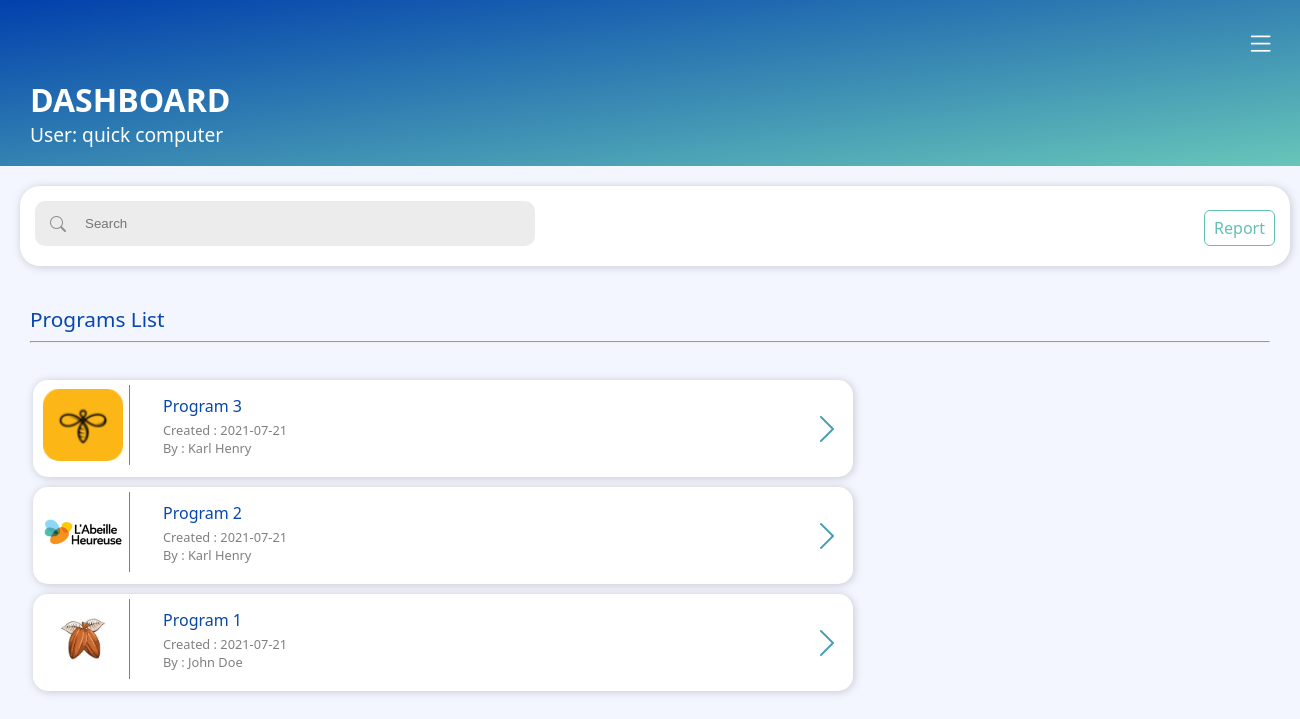
Page /View/index.php (signed in) on the committed database.
### tables this page shows
CREATE TABLE `program` (
  `id_program` int(11) NOT NULL,
  `program_name` varchar(50) NOT NULL,
  `date_creation` date NOT NULL,
  `date_expiration` date NOT NULL,
  `description` varchar(100) NOT NULL,
  `image` varchar(100) NOT NULL,
  `code_entreprise` varchar(50) NOT NULL,
  `code_user` int(11) NOT NULL
);

CREATE TABLE `users` (
  `code_user` int(11) NOT NULL,
  `nom` varchar(50) NOT NULL,
  `prenom` varchar(50) NOT NULL,
  `email` varchar(50) NOT NULL,
  `password` varchar(255) NOT NULL,
  `adresse` varchar(100) NOT NULL,
  `telephone_1` varchar(20) NOT NULL,
  `telephone_2` varchar(20) NOT NULL,
  `code_entreprise` varchar(50) NOT NULL,
  `id_role` int(11) NOT NULL,
  `id_statut` int(11) NOT NULL
);

### View/index.php (the view, shortened to what this page needs)
<?php
include_once('../Model/connection.php');
?>
<!Doctype html>
<html>
<head>
    <link rel="stylesheet" href="css/style.css">
    <link rel="stylesheet" href="css/main.css">
    <link rel="stylesheet" href="https://cdn.jsdelivr.net/npm/bootstrap-icons@1.5.0/font/bootstrap-icons.css">
</head>
<body>
    <div class="header-content">
        <div class="bullet-menu text-white">
            <a href="../Controller/logout.php" class="text-white nav-link"><i class="bi bi-list"></i></a>
        </div>
        <div class="title">
            Dashboard
        </div>
        <span class="subtitle">User:
            <?php $nom = $_SESSION["nom"];
            $prenom = $_SESSION["prenom"];
            echo $nom . ' ' . $prenom; ?>
        </span>
    </div>
    <div class="second-part-content">
        <div class="search">
            <div class="custom-container">
                <form action="" method="post" class="">
                    <i class="bi bi-search"></i>
                    <input type="text" name="searchAll" id="" placeholder="Search" class="search-main">
                </form>
            </div>
            <div class="link">
                <ul>
                    <?php
                        if(isset($_SESSION["role"]) && $_SESSION["role"] === 3)
                        {
                            echo '<li><a href="add-user.php" class="btn btn-outline-primary">New user</a></li>
                            <li><a href="create-program.php" class="btn btn-outline-secondary">New program</a></li>
                            <li><a href="report.php" class="btn btn-outline-muted">Report</a></li>';
                        }
                        elseif(isset($_SESSION["role"]) && $_SESSION["role"] === 2)
                        {
                            echo '<li><a href="add-user.php" class="btn btn-outline-primary">New user</a></li>
                            <li><a href="create-program.php" class="btn btn-outline-secondary">New program</a></li>';
                        }
                        elseif(isset($_SESSION["role"]) && $_SESSION["role"] === 1)
                        {
                            echo '<li><a href="report.php" class="col-md btn btn-outline-muted">Report</a></li>';
                        }
                    ?>
                </ul>
            </div>
        </div>
    </div>
    <div class="third-part-content">
        <div class="container mt-3">
            <span class="title-page-list">
                <a>
                   Programs List
                </a>
                <hr>
            </span>
            <div class="list-content mt-3">
                <?php
                $query = "SELECT * FROM program, users WHERE users.code_user = program.code_user ORDER BY id_program DESC";
                $result = $conn->query($query);
                if (mysqli_num_rows($result) > 0) {
                    while ($row = mysqli_fetch_assoc($result)) {
                        echo '<a href="program-details.php?program=' . $row["id_program"] . '" class="nav-link">
                            <div class="bg-white">
                                <div class="img-size">
                                    <img src="../Assets/images/' . $row["image"] . '" class="img-content" alt="">
                                </div>
                                <div class="name-and-details">
                                    <div class="name">' . $row["program_name"] . '</div>
                                    <div class="details">
                                     Created : ' . $row["date_creation"] . '<br>
                                     By : ' . $row["nom"] . ' ' . $row["prenom"] . '</div>
                                </div>
                                <div class="more-details">
                                    <a href="program-details.php?program=' . $row["id_program"] . '"><i class="bi bi-chevron-right"></i></a>
                                </div>
                            </div>
                        </a>';
                    }
                }
                ?>
            </div>
        </div>
    </div>
    <?php
        include_once('footer.php');
    ?>
</body>
</html>

### View/footer.php (shortened to what this page needs)
<!Doctype html>
<html>
<head>
    <link rel="stylesheet" href="css/style.css">
    <link rel="stylesheet" href="https://cdn.jsdelivr.net/npm/bootstrap-icons@1.5.0/font/bootstrap-icons.css">
</head>
<body>
</body>
</html>

### View/css/style.css (style rules this page uses)
:root { --background-color: #F3F6FF; --white: #FFF; --gray: rgba(128, 128, 128, 0.863); --primary: #0747AD; --secondary: #489DB5; --muted: #64BFB3; --bg-light-gray: rgb(252, 252, 252); }
.container { padding: 0 30px; }
a { text-decoration: none; }
body, .body { background-color: var(--background-color); padding: 0; margin: 0; font-family: 'Segoe UI', Tahoma, Geneva, Verdana, sans-serif; }
.header-content { background-image: linear-gradient(to bottom right, rgb(1, 64, 172), rgb(103, 198, 185)); height: auto; width: 100%; color: var(--white); padding: 18px 0; position: sticky; }
.bullet-menu { font-size: 1.8rem; float: right; margin: 5px 25px 0 0; }
.title, .subtitle { margin-left: 30px; }
.title { font-size: 2rem; font-weight: bold; margin-top: 60px; text-transform: uppercase; }
.subtitle { font-weight: lighter; font-size: 1.2rem; }
.second-part-content { margin: 20px; padding: 15px; height: 50px; width: 1240px; background-color: var(--white); box-shadow: 1px 1px 8px rgba(65, 65, 65, 0.247); border-radius: 20px; }
.custom-container { float: left; }
.bi-search { position: absolute; margin-top: 12px; margin-left: 15px; color: var(--gray) }
.search-main { height: 45px; width: 400px; background-color: rgba(206, 206, 206, 0.384); border-style: none; border-radius: 10px; padding: 0 50px; }
.nav-link { color:var(--white); text-decoration: none; }
.link { position: relative; float: right; }
.link ul li { list-style: none; display: inline-block; }
.btn { background-color: none; padding: 6px 9px; text-decoration: none; padding: 6px 9px; border-radius: 6px; }
.btn-outline-muted { border: 1px solid var(--muted); color: var(--muted); }
.col-md { width: 100%; }
.mt-3 { margin-top: 3%; }
.title-page-list a { color: var(--primary); font-weight: 500; font-size: 1.3rem; }
.list-content { padding: 0 3px; }
.bg-white { height: auto; width: 800px; border-radius: 15px; box-shadow: 1px 1px 8px rgba(65, 65, 65, 0.247); background-color: var(--white); padding: 20px 10px; margin-bottom: 10px; }
.img-size { height: 80px; width: 80px; padding-right: 6px; border-right: 1px solid rgb(126, 126, 126); margin-top: -15px; }
.img-content { width: 80px; height: 80px; object-fit: contain; }
.name-and-details { position: relative; margin-top: -70px; margin-left: 120px; }
.name, .group-name { font-weight: 500; color: var(--primary); margin-bottom: 4px; width: max-content; }
.details { font-weight: lighter; font-size: 0.8rem; color: gray; }
.more-details a { font-size: 2rem; color: var(--secondary); position: relative; float: right; margin-top: -50px; }

### rows in the picture
program: image (picture), program_name "Program 3", date_creation "2021-07-21", users.nom "Karl", users.prenom "Henry"
program: image (picture), program_name "Program 2", date_creation "2021-07-21", users.nom "Karl", users.prenom "Henry"
program: image (picture), program_name "Program 1", date_creation "2021-07-21", users.nom "John", users.prenom "Doe"

### other values in the picture
$nom "quick"
$prenom "computer"
